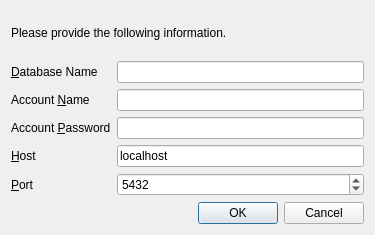
<?xml version="1.0" encoding="UTF-8"?>
<ui version="4.0">
 <class>postgresqlconnect</class>
 <widget class="QDialog" name="postgresqlconnect">
  <property name="geometry">
   <rect>
    <x>0</x>
    <y>0</y>
    <width>375</width>
    <height>235</height>
   </rect>
  </property>
  <property name="windowIcon">
   <iconset resource="../Icons/icons.qrc">
    <normaloff>:/Logo/goldbug.png</normaloff>:/Logo/goldbug.png</iconset>
  </property>
  <layout class="QVBoxLayout" name="verticalLayout">
   <item>
    <widget class="QLabel" name="message">
     <property name="text">
      <string>Please provide the following information.</string>
     </property>
    </widget>
   </item>
   <item>
    <layout class="QGridLayout" name="gridLayout">
     <item row="0" column="0">
      <widget class="QLabel" name="label_4">
       <property name="text">
        <string>&amp;Database Name</string>
       </property>
       <property name="buddy">
        <cstring>database</cstring>
       </property>
      </widget>
     </item>
     <item row="0" column="1">
      <widget class="QLineEdit" name="database"/>
     </item>
     <item row="1" column="0">
      <widget class="QLabel" name="label">
       <property name="text">
        <string>Account &amp;Name</string>
       </property>
       <property name="buddy">
        <cstring>name</cstring>
       </property>
      </widget>
     </item>
     <item row="1" column="1">
      <widget class="QLineEdit" name="name"/>
     </item>
     <item row="2" column="0">
      <widget class="QLabel" name="label_2">
       <property name="text">
        <string>Account &amp;Password</string>
       </property>
       <property name="buddy">
        <cstring>password</cstring>
       </property>
      </widget>
     </item>
     <item row="2" column="1">
      <widget class="QLineEdit" name="password">
       <property name="echoMode">
        <enum>QLineEdit::Password</enum>
       </property>
      </widget>
     </item>
     <item row="3" column="0">
      <widget class="QLabel" name="label_3">
       <property name="text">
        <string>&amp;Host</string>
       </property>
       <property name="buddy">
        <cstring>host</cstring>
       </property>
      </widget>
     </item>
     <item row="3" column="1">
      <widget class="QLineEdit" name="host">
       <property name="text">
        <string>localhost</string>
       </property>
      </widget>
     </item>
     <item row="4" column="0">
      <widget class="QLabel" name="label_5">
       <property name="text">
        <string>&amp;Port</string>
       </property>
       <property name="buddy">
        <cstring>port</cstring>
       </property>
      </widget>
     </item>
     <item row="4" column="1">
      <widget class="QSpinBox" name="port">
       <property name="minimum">
        <number>1</number>
       </property>
       <property name="maximum">
        <number>65535</number>
       </property>
       <property name="value">
        <number>5432</number>
       </property>
      </widget>
     </item>
    </layout>
   </item>
   <item>
    <widget class="QDialogButtonBox" name="buttonBox">
     <property name="orientation">
      <enum>Qt::Horizontal</enum>
     </property>
     <property name="standardButtons">
      <set>QDialogButtonBox::Cancel|QDialogButtonBox::Ok</set>
     </property>
    </widget>
   </item>
  </layout>
 </widget>
 <tabstops>
  <tabstop>database</tabstop>
  <tabstop>name</tabstop>
  <tabstop>password</tabstop>
  <tabstop>host</tabstop>
  <tabstop>port</tabstop>
  <tabstop>buttonBox</tabstop>
 </tabstops>
 <resources>
  <include location="../Icons/icons.qrc"/>
 </resources>
 <connections>
  <connection>
   <sender>buttonBox</sender>
   <signal>accepted()</signal>
   <receiver>postgresqlconnect</receiver>
   <slot>accept()</slot>
   <hints>
    <hint type="sourcelabel">
     <x>248</x>
     <y>254</y>
    </hint>
    <hint type="destinationlabel">
     <x>157</x>
     <y>274</y>
    </hint>
   </hints>
  </connection>
  <connection>
   <sender>buttonBox</sender>
   <signal>rejected()</signal>
   <receiver>postgresqlconnect</receiver>
   <slot>reject()</slot>
   <hints>
    <hint type="sourcelabel">
     <x>316</x>
     <y>260</y>
    </hint>
    <hint type="destinationlabel">
     <x>286</x>
     <y>274</y>
    </hint>
   </hints>
  </connection>
 </connections>
</ui>
